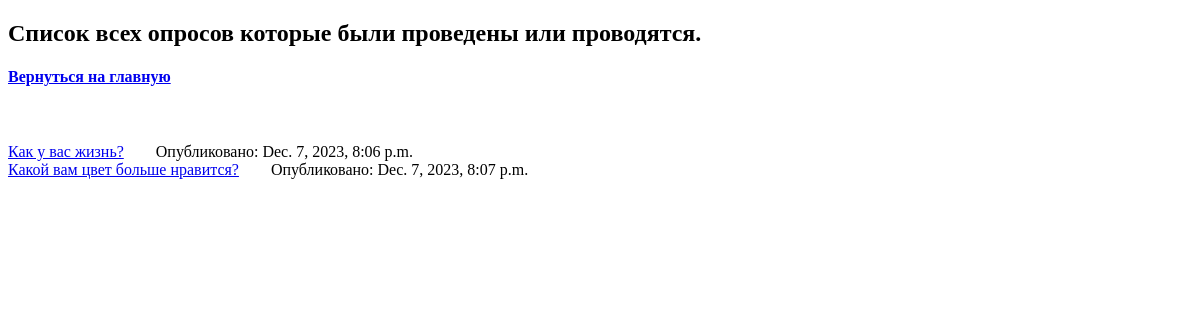
/polls/historylist/, run on an earlier commit of the app's database.
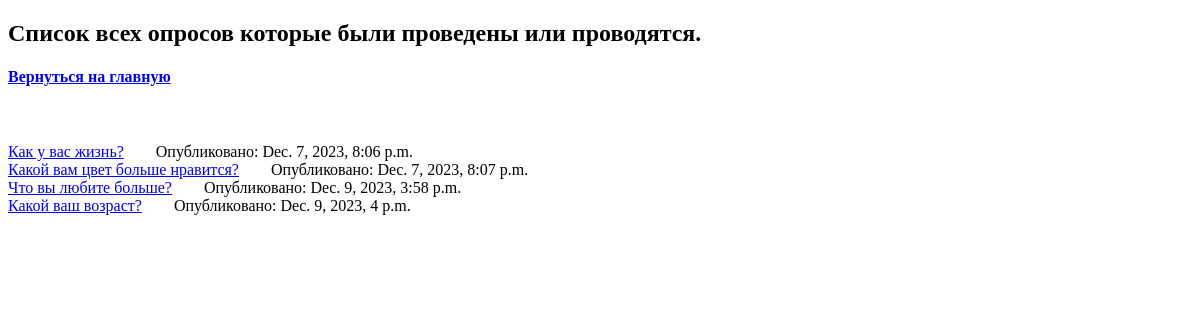
And on a later commit of the database.
### polls/models.py (models this page shows, shortened)
class Question(models.Model):
    question_text = models.CharField(max_length=200)
    main_text = models.TextField(blank=True, default=" ", null=True)
    img = models.ImageField(upload_to='img_for_questions', null=True, blank=True, default=None)
    pub_date = models.DateTimeField('date published')

### polls/views.py (the view)
# urls.py: path('historylist/', views.HistoryList.as_view(), name='history'),
class HistoryList(generic.ListView):
    model= Question
    template_name = 'polls/historylist.html'
    context_object_name = 'lst'

### polls/templates/polls/historylist.html (shortened to what this page needs)
<!DOCTYPE html>
<html lang="en">
<head>
</head>
<body>
<h2>Список всех опросов которые были проведены или проводятся.</h2>
<a href="{% url 'polls:index' %}"><h4>Вернуться на главную</h4></a><br><br>
    {% for i in lst %}
        <div><a href="{% url 'polls:results' i.pk %}">{{ i.question_text }}</a>&nbsp&nbsp&nbsp&nbsp&nbsp&nbsp&nbsp Опубликовано: {{ i.pub_date }}</div>
    {% endfor %}
</body>
</html>

What changed in the data, as far as the page shows it:
added Question: question_text "Что вы любите больше?", pub_date "Dec. 9, 2023, 3:58 p.m."
added Question: question_text "Какой ваш возраст?", pub_date "Dec. 9, 2023, 4 p.m."
